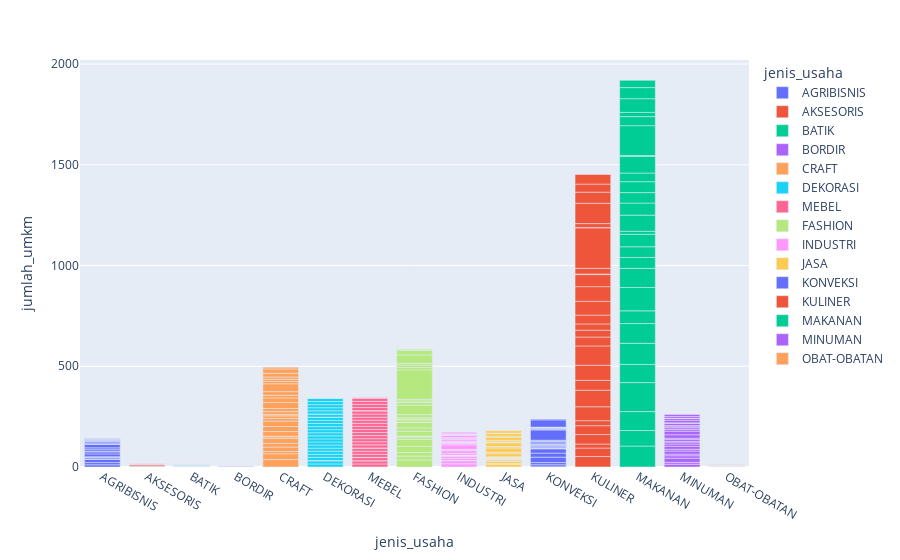

The cell this chart's notebook holds for it:
### Markdown cell above
### **Jenis Usaha dan Jumlah UMKM manakah yang terbanyak?**

### Code cell
bivariate_visualization_bar(
    data=data,
    x=data['jenis_usaha'],
    y=data['jumlah_umkm'],
    color=data['jenis_usaha']
)

### Figure 1 — Plotly figure (JSON) as saved in the notebook; plotly's stock layout.template omitted (floating-point values rounded to 4 significant figures)
{"data": [{"alignmentgroup": "True", "hovertemplate": "jenis_usaha=%{x}<br>jumlah_umkm=%{y}<extra></extra>", "legendgroup": "AGRIBISNIS", "marker": {"color": "#636efa", "pattern": {"shape": ""}}, "name": "AGRIBISNIS", "offsetgroup": "AGRIBISNIS", "orientation": "v", "showlegend": true, "textposition": "auto", "type": "bar", "x": ["AGRIBISNIS", "AGRIBISNIS", "AGRIBISNIS", "AGRIBISNIS", "AGRIBISNIS", "AGRIBISNIS", "AGRIBISNIS", "AGRIBISNIS", "AGRIBISNIS", "AGRIBISNIS", "AGRIBISNIS", "AGRIBISNIS", "AGRIBISNIS", "AGRIBISNIS", "AGRIBISNIS", "AGRIBISNIS", "AGRIBISNIS", "AGRIBISNIS", "AGRIBISNIS", "AGRIBISNIS", "AGRIBISNIS", "AGRIBISNIS", "AGRIBISNIS", "AGRIBISNIS", "AGRIBISNIS", "AGRIBISNIS", "AGRIBISNIS"], "xaxis": "x", "y": [11, 11, 16, 0, 7, 5, 0, 1, 14, 10, 3, 8, 9, 18, 1, 5, 7, 0, 0, 5, 0, 1, 4, 0, 0, 2, 2], "yaxis": "y"}, {"alignmentgroup": "True", "hovertemplate": "jenis_usaha=%{x}<br>jumlah_umkm=%{y}<extra></extra>", "legendgroup": "AKSESORIS", "marker": {"color": "#EF553B", "pattern": {"shape": ""}}, "name": "AKSESORIS", "offsetgroup": "AKSESORIS", "orientation": "v", "showlegend": true, "textposition": "auto", "type": "bar", "x": ["AKSESORIS", "AKSESORIS", "AKSESORIS", "AKSESORIS", "AKSESORIS", "AKSESORIS", "AKSESORIS", "AKSESORIS", "AKSESORIS", "AKSESORIS", "AKSESORIS", "AKSESORIS", "AKSESORIS", "AKSESORIS", "AKSESORIS", "AKSESORIS", "AKSESORIS", "AKSESORIS", "AKSESORIS", "AKSESORIS", "AKSESORIS", "AKSESORIS", "AKSESORIS", "AKSESORIS", "AKSESORIS", "AKSESORIS", "AKSESORIS"], "xaxis": "x", "y": [0, 4, 0, 2, 8, 1, 1, 0, 1, 0, 0, 0, 0, 0, 1, 1, 0, 0, 0, 1, 1, 0, 3, 0, 0, 0, 0], "yaxis": "y"}, {"alignmentgroup": "True", "hovertemplate": "jenis_usaha=%{x}<br>jumlah_umkm=%{y}<extra></extra>", "legendgroup": "BATIK", "marker": {"color": "#00cc96", "pattern": {"shape": ""}}, "name": "BATIK", "offsetgroup": "BATIK", "orientation": "v", "showlegend": true, "textposition": "auto", "type": "bar", "x": ["BATIK", "BATIK", "BATIK", "BATIK", "BATIK", "BATIK", "BATIK", "BATIK", "BATIK", "BATIK", "BATIK", "BATIK", "BATIK", "BATIK", "BATIK", "BATIK", "BATIK", "BATIK", "BATIK", "BATIK", "BATIK", "BATIK", "BATIK", "BATIK", "BATIK", "BATIK", "BATIK"], "xaxis": "x", "y": [0, 0, 1, 0, 2, 0, 0, 0, 0, 0, 1, 0, 1, 0, 1, 3, 0, 0, 2, 0, 0, 2, 2, 0, 0, 0, 0], "yaxis": "y"}, {"alignmentgroup": "True", "hovertemplate": "jenis_usaha=%{x}<br>jumlah_umkm=%{y}<extra></extra>", "legendgroup": "BORDIR", "marker": {"color": "#ab63fa", "pattern": {"shape": ""}}, "name": "BORDIR", "offsetgroup": "BORDIR", "orientation": "v", "showlegend": true, "textposition": "auto", "type": "bar", "x": ["BORDIR", "BORDIR", "BORDIR", "BORDIR", "BORDIR", "BORDIR", "BORDIR", "BORDIR", "BORDIR", "BORDIR", "BORDIR", "BORDIR", "BORDIR", "BORDIR", "BORDIR", "BORDIR", "BORDIR", "BORDIR", "BORDIR", "BORDIR", "BORDIR", "BORDIR", "BORDIR", "BORDIR", "BORDIR", "BORDIR", "BORDIR"], "xaxis": "x", "y": [0, 1, 1, 1, 0, 0, 0, 0, 0, 0, 0, 0, 0, 0, 0, 1, 0, 0, 0, 0, 0, 0, 0, 0, 0, 0, 1], "yaxis": "y"}, {"alignmentgroup": "True", "hovertemplate": "jenis_usaha=%{x}<br>jumlah_umkm=%{y}<extra></extra>", "legendgroup": "CRAFT", "marker": {"color": "#FFA15A", "pattern": {"shape": ""}}, "name": "CRAFT", "offsetgroup": "CRAFT", "orientation": "v", "showlegend": true, "textposition": "auto", "type": "bar", "x": ["CRAFT", "CRAFT", "CRAFT", "CRAFT", "CRAFT", "CRAFT", "CRAFT", "CRAFT", "CRAFT", "CRAFT", "CRAFT", "CRAFT", "CRAFT", "CRAFT", "CRAFT", "CRAFT", "CRAFT", "CRAFT", "CRAFT", "CRAFT", "CRAFT", "CRAFT", "CRAFT", "CRAFT", "CRAFT", "CRAFT", "CRAFT"], "xaxis": "x", "y": [37, 29, 11, 22, 18, 25, 8, 3, 23, 25, 27, 13, 13, 7, 14, 15, 30, 23, 13, 18, 39, 12, 11, 11, 18, 22, 8], "yaxis": "y"}, {"alignmentgroup": "True", "hovertemplate": "jenis_usaha=%{x}<br>jumlah_umkm=%{y}<extra></extra>", "legendgroup": "DEKORASI", "marker": {"color": "#19d3f3", "pattern": {"shape": ""}}, "name": "DEKORASI", "offsetgroup": "DEKORASI", "orientation": "v", "showlegend": true, "textposition": "auto", "type": "bar", "x": ["DEKORASI", "DEKORASI", "DEKORASI", "DEKORASI", "DEKORASI", "DEKORASI", "DEKORASI", "DEKORASI", "DEKORASI", "DEKORASI", "DEKORASI", "DEKORASI", "DEKORASI", "DEKORASI", "DEKORASI", "DEKORASI", "DEKORASI", "DEKORASI", "DEKORASI", "DEKORASI", "DEKORASI", "DEKORASI", "DEKORASI", "DEKORASI", "DEKORASI", "DEKORASI", "DEKORASI"], "xaxis": "x", "y": [15.27, 15.27, 1, 1, 15.27, 15.27, 15.27, 15.27, 15.27, 15.27, 15.27, 15.27, 15.27, 15.27, 15.27, 15.27, 15.27, 15.27, 1, 15.27, 1, 15.27, 15.27, 15.27, 15.27, 15.27, 1], "yaxis": "y"}, {"alignmentgroup": "True", "hovertemplate": "jenis_usaha=%{x}<br>jumlah_umkm=%{y}<extra></extra>", "legendgroup": "MEBEL", "marker": {"color": "#FF6692", "pattern": {"shape": ""}}, "name": "MEBEL", "offsetgroup": "MEBEL", "orientation": "v", "showlegend": true, "textposition": "auto", "type": "bar", "x": ["MEBEL", "MEBEL", "MEBEL", "MEBEL", "MEBEL", "MEBEL", "MEBEL", "MEBEL", "MEBEL", "MEBEL", "MEBEL", "MEBEL", "MEBEL", "MEBEL", "MEBEL", "MEBEL", "MEBEL", "MEBEL", "MEBEL", "MEBEL", "MEBEL", "MEBEL", "MEBEL", "MEBEL", "MEBEL", "MEBEL", "MEBEL"], "xaxis": "x", "y": [15.27, 15.27, 1, 15.27, 1, 15.27, 15.27, 15.27, 1, 15.27, 15.27, 15.27, 15.27, 15.27, 15.27, 15.27, 15.27, 15.27, 15.27, 15.27, 15.27, 2, 15.27, 15.27, 15.27, 15.27, 3], "yaxis": "y"}, {"alignmentgroup": "True", "hovertemplate": "jenis_usaha=%{x}<br>jumlah_umkm=%{y}<extra></extra>", "legendgroup": "FASHION", "marker": {"color": "#B6E880", "pattern": {"shape": ""}}, "name": "FASHION", "offsetgroup": "FASHION", "orientation": "v", "showlegend": true, "textposition": "auto", "type": "bar", "x": ["FASHION", "FASHION", "FASHION", "FASHION", "FASHION", "FASHION", "FASHION", "FASHION", "FASHION", "FASHION", "FASHION", "FASHION", "FASHION", "FASHION", "FASHION", "FASHION", "FASHION", "FASHION", "FASHION", "FASHION", "FASHION", "FASHION", "FASHION", "FASHION", "FASHION", "FASHION", "FASHION"], "xaxis": "x", "y": [35, 19, 18, 30, 36, 11, 3, 2, 23, 17, 27, 2, 11, 4, 7, 15, 47, 13, 8, 8, 146, 12, 12, 8, 42, 22, 6], "yaxis": "y"}, {"alignmentgroup": "True", "hovertemplate": "jenis_usaha=%{x}<br>jumlah_umkm=%{y}<extra></extra>", "legendgroup": "INDUSTRI", "marker": {"color": "#FF97FF", "pattern": {"shape": ""}}, "name": "INDUSTRI", "offsetgroup": "INDUSTRI", "orientation": "v", "showlegend": true, "textposition": "auto", "type": "bar", "x": ["INDUSTRI", "INDUSTRI", "INDUSTRI", "INDUSTRI", "INDUSTRI", "INDUSTRI", "INDUSTRI", "INDUSTRI", "INDUSTRI", "INDUSTRI", "INDUSTRI", "INDUSTRI", "INDUSTRI", "INDUSTRI", "INDUSTRI", "INDUSTRI", "INDUSTRI", "INDUSTRI", "INDUSTRI", "INDUSTRI", "INDUSTRI", "INDUSTRI", "INDUSTRI", "INDUSTRI", "INDUSTRI", "INDUSTRI", "INDUSTRI"], "xaxis": "x", "y": [16, 15, 2, 10, 9, 6, 1, 0, 9, 13, 3, 3, 23, 8, 3, 1, 2, 4, 8, 5, 6, 10, 2, 4, 0, 2, 8], "yaxis": "y"}, {"alignmentgroup": "True", "hovertemplate": "jenis_usaha=%{x}<br>jumlah_umkm=%{y}<extra></extra>", "legendgroup": "JASA", "marker": {"color": "#FECB52", "pattern": {"shape": ""}}, "name": "JASA", "offsetgroup": "JASA", "orientation": "v", "showlegend": true, "textposition": "auto", "type": "bar", "x": ["JASA", "JASA", "JASA", "JASA", "JASA", "JASA", "JASA", "JASA", "JASA", "JASA", "JASA", "JASA", "JASA", "JASA", "JASA", "JASA", "JASA", "JASA", "JASA", "JASA", "JASA", "JASA", "JASA", "JASA", "JASA", "JASA", "JASA"], "xaxis": "x", "y": [14, 3, 10, 4, 7, 1, 4, 0, 3, 3, 2, 15, 7, 21, 6, 2, 18, 2, 3, 7, 15, 6, 13, 1, 0, 1, 12], "yaxis": "y"}, {"alignmentgroup": "True", "hovertemplate": "jenis_usaha=%{x}<br>jumlah_umkm=%{y}<extra></extra>", "legendgroup": "KONVEKSI", "marker": {"color": "#636efa", "pattern": {"shape": ""}}, "name": "KONVEKSI", "offsetgroup": "KONVEKSI", "orientation": "v", "showlegend": true, "textposition": "auto", "type": "bar", "x": ["KONVEKSI", "KONVEKSI", "KONVEKSI", "KONVEKSI", "KONVEKSI", "KONVEKSI", "KONVEKSI", "KONVEKSI", "KONVEKSI", "KONVEKSI", "KONVEKSI", "KONVEKSI", "KONVEKSI", "KONVEKSI", "KONVEKSI", "KONVEKSI", "KONVEKSI", "KONVEKSI", "KONVEKSI", "KONVEKSI", "KONVEKSI", "KONVEKSI", "KONVEKSI", "KONVEKSI", "KONVEKSI", "KONVEKSI", "KONVEKSI"], "xaxis": "x", "y": [1, 10, 11, 27, 20, 21, 2, 2, 5, 5, 2, 4, 4, 1, 9, 3, 3, 3, 51, 3, 4, 1, 6, 0, 0, 36, 4], "yaxis": "y"}, {"alignmentgroup": "True", "hovertemplate": "jenis_usaha=%{x}<br>jumlah_umkm=%{y}<extra></extra>", "legendgroup": "KULINER", "marker": {"color": "#EF553B", "pattern": {"shape": ""}}, "name": "KULINER", "offsetgroup": "KULINER", "orientation": "v", "showlegend": true, "textposition": "auto", "type": "bar", "x": ["KULINER", "KULINER", "KULINER", "KULINER", "KULINER", "KULINER", "KULINER", "KULINER", "KULINER", "KULINER", "KULINER", "KULINER", "KULINER", "KULINER", "KULINER", "KULINER", "KULINER", "KULINER", "KULINER", "KULINER", "KULINER", "KULINER", "KULINER", "KULINER", "KULINER", "KULINER", "KULINER"], "xaxis": "x", "y": [52, 42, 20, 47, 44, 25, 69, 82, 49, 75, 96, 44, 34, 31, 44, 68, 73, 60, 3, 28, 201, 2, 19, 101, 55, 40, 48], "yaxis": "y"}, {"alignmentgroup": "True", "hovertemplate": "jenis_usaha=%{x}<br>jumlah_umkm=%{y}<extra></extra>", "legendgroup": "MAKANAN", "marker": {"color": "#00cc96", "pattern": {"shape": ""}}, "name": "MAKANAN", "offsetgroup": "MAKANAN", "orientation": "v", "showlegend": true, "textposition": "auto", "type": "bar", "x": ["MAKANAN", "MAKANAN", "MAKANAN", "MAKANAN", "MAKANAN", "MAKANAN", "MAKANAN", "MAKANAN", "MAKANAN", "MAKANAN", "MAKANAN", "MAKANAN", "MAKANAN", "MAKANAN", "MAKANAN", "MAKANAN", "MAKANAN", "MAKANAN", "MAKANAN", "MAKANAN", "MAKANAN", "MAKANAN", "MAKANAN", "MAKANAN", "MAKANAN", "MAKANAN", "MAKANAN"], "xaxis": "x", "y": [104, 77, 94, 144, 90, 105, 98, 63, 116, 95, 54, 53, 62, 15, 80, 60, 52, 54, 43, 82, 5, 148, 45, 21, 68, 55, 36], "yaxis": "y"}, {"alignmentgroup": "True", "hovertemplate": "jenis_usaha=%{x}<br>jumlah_umkm=%{y}<extra></extra>", "legendgroup": "MINUMAN", "marker": {"color": "#ab63fa", "pattern": {"shape": ""}}, "name": "MINUMAN", "offsetgroup": "MINUMAN", "orientation": "v", "showlegend": true, "textposition": "auto", "type": "bar", "x": ["MINUMAN", "MINUMAN", "MINUMAN", "MINUMAN", "MINUMAN", "MINUMAN", "MINUMAN", "MINUMAN", "MINUMAN", "MINUMAN", "MINUMAN", "MINUMAN", "MINUMAN", "MINUMAN", "MINUMAN", "MINUMAN", "MINUMAN", "MINUMAN", "MINUMAN", "MINUMAN", "MINUMAN", "MINUMAN", "MINUMAN", "MINUMAN", "MINUMAN", "MINUMAN", "MINUMAN"], "xaxis": "x", "y": [14, 9, 21, 12, 8, 15, 9, 15, 11, 10, 2, 10, 7, 17, 18, 9, 8, 5, 6, 10, 3, 13, 9, 1, 0, 9, 10], "yaxis": "y"}, {"alignmentgroup": "True", "hovertemplate": "jenis_usaha=%{x}<br>jumlah_umkm=%{y}<extra></extra>", "legendgroup": "OBAT-OBATAN", "marker": {"color": "#FFA15A", "pattern": {"shape": ""}}, "name": "OBAT-OBATAN", "offsetgroup": "OBAT-OBATAN", "orientation": "v", "showlegend": true, "textposition": "auto", "type": "bar", "x": ["OBAT-OBATAN", "OBAT-OBATAN", "OBAT-OBATAN", "OBAT-OBATAN", "OBAT-OBATAN", "OBAT-OBATAN", "OBAT-OBATAN", "OBAT-OBATAN", "OBAT-OBATAN", "OBAT-OBATAN", "OBAT-OBATAN", "OBAT-OBATAN", "OBAT-OBATAN", "OBAT-OBATAN", "OBAT-OBATAN", "OBAT-OBATAN", "OBAT-OBATAN", "OBAT-OBATAN", "OBAT-OBATAN", "OBAT-OBATAN", "OBAT-OBATAN", "OBAT-OBATAN", "OBAT-OBATAN", "OBAT-OBATAN", "OBAT-OBATAN", "OBAT-OBATAN", "OBAT-OBATAN"], "xaxis": "x", "y": [0, 0, 4, 0, 0, 1, 0, 0, 1, 0, 0, 0, 1, 0, 1, 0, 0, 1, 0, 0, 1, 1, 0, 0, 1, 2, 1], "yaxis": "y"}], "layout": {"autosize": true, "barmode": "relative", "legend": {"title": {"text": "jenis_usaha"}, "tracegroupgap": 0}, "margin": {"t": 60}, "xaxis": {"anchor": "y", "autorange": true, "categoryarray": ["AGRIBISNIS", "AKSESORIS", "BATIK", "BORDIR", "CRAFT", "DEKORASI", "MEBEL", "FASHION", "INDUSTRI", "JASA", "KONVEKSI", "KULINER", "MAKANAN", "MINUMAN", "OBAT-OBATAN"], "categoryorder": "array", "domain": [0, 1], "range": [-0.5, 14.5], "title": {"text": "jenis_usaha"}, "type": "category"}, "yaxis": {"anchor": "x", "autorange": true, "domain": [0, 1], "range": [0, 2020], "title": {"text": "jumlah_umkm"}, "type": "linear"}}}
